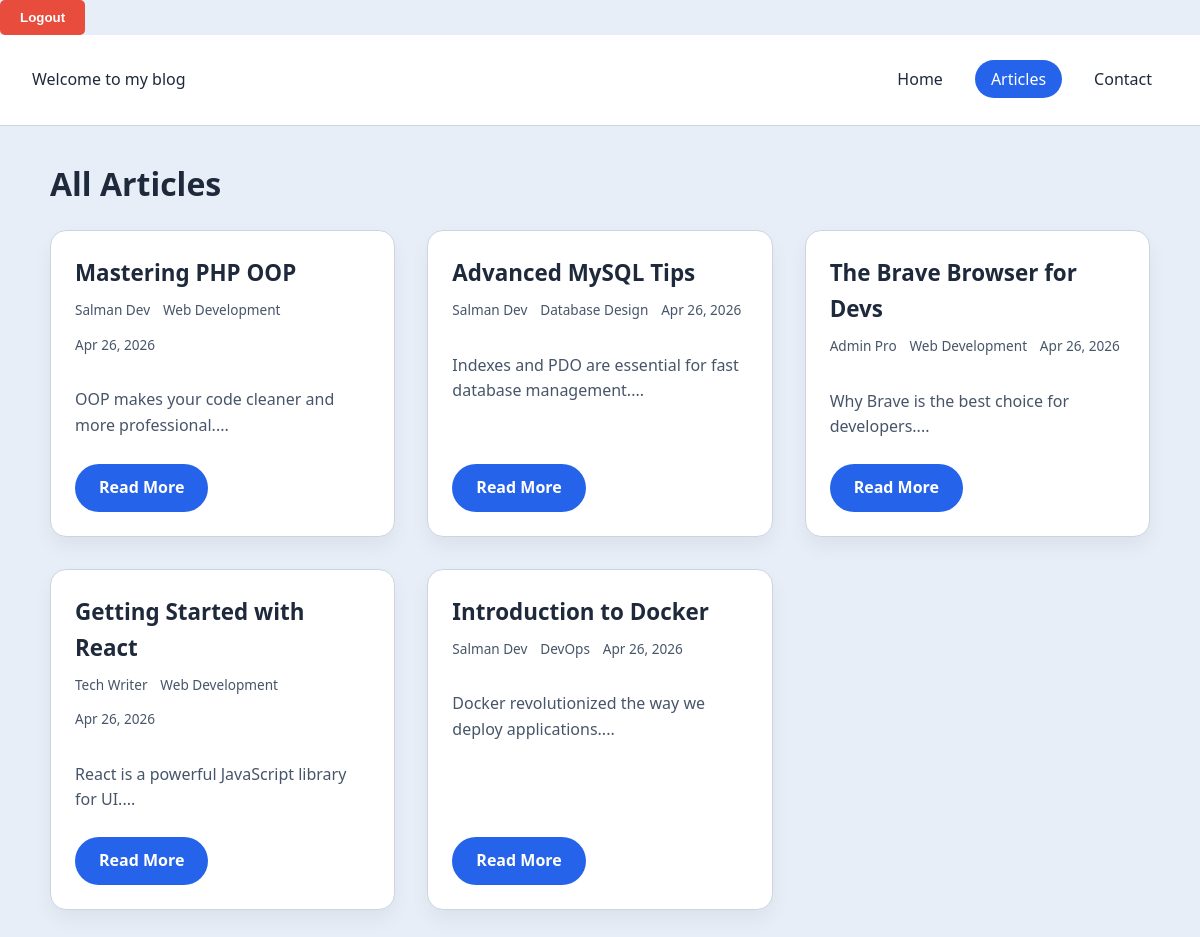
The app's page /views/articles.php (signed in) with its own data.
### tables this page shows
CREATE TABLE IF NOT EXISTS article (
    id_article INT PRIMARY KEY AUTO_INCREMENT,
    title VARCHAR(255) NOT NULL,
    contenu TEXT NOT NULL,
    date_publication DATETIME DEFAULT CURRENT_TIMESTAMP,
    status ENUM('published', 'draft') DEFAULT 'published',
    id_user INT,
    id_catalog INT,
    FOREIGN KEY (id_user) REFERENCES users(id_user) ON DELETE SET NULL,
    FOREIGN KEY (id_catalog) REFERENCES catalog(id_catalog) ON DELETE SET NULL
);

CREATE TABLE IF NOT EXISTS users (
    id_user INT PRIMARY KEY AUTO_INCREMENT,
    name_user VARCHAR(100) NOT NULL,
    email_user VARCHAR(100) UNIQUE NOT NULL,
    password_user VARCHAR(255) NOT NULL,
  
    role ENUM('admin', 'user') DEFAULT 'user' 
);

CREATE TABLE IF NOT EXISTS catalog (
    id_catalog INT PRIMARY KEY AUTO_INCREMENT,
    name_catalog VARCHAR(100) NOT NULL
);

### core/article.php (called while the page is built, shortened)
<?php
class Article {
    private $conn;
    private $table = "article";
    public function __construct($db) {
        $this->conn = $db;
    }
    public function read() {
        $sql = "SELECT a.*, u.name_user, c.name_catalog
                FROM {$this->table} a
                LEFT JOIN users u ON a.id_user = u.id_user
                LEFT JOIN catalog c ON a.id_catalog = c.id_catalog
                ORDER BY a.date_publication DESC";
        $stmt = $this->conn->query($sql);
        return $stmt->fetchAll(PDO::FETCH_ASSOC);
    }
}

### views/articles.php (the view, shortened to what this page needs)
<?php
require_once "../core/article.php";
$database = new Database();
$db = $database->getConnection();
$articleObj = new Article($db);
$posts = $articleObj->read();
$currentPage = basename($_SERVER['PHP_SELF']);
?>
<!DOCTYPE html>
<html lang="en">
<head>
<button class="logout-btn" onclick="window.location.href='../logout.php'">Logout</button>    <meta charset="UTF-8">
    <link rel="stylesheet" href="../assets/css/article.css">
</head>
<body>
    <nav class="navbar">
        <div class="nav-brand">Welcome to my blog</div>
        <ul class="nav-links">
            <li><a href="index.php" class="<?php echo $currentPage === 'index.php' ? 'active' : ''; ?>">Home</a></li>
            <li><a href="articles.php" class="<?php echo $currentPage === 'articles.php' ? 'active' : ''; ?>">Articles</a></li>
            <li><a href="contact.php" class="<?php echo $currentPage === 'contact.php' ? 'active' : ''; ?>">Contact</a></li>
        </ul>
    </nav>
    <div class="container">
        <header class="page-header">
            <h1>All Articles</h1>
        </header>
        <div class="articles-grid">
            <?php
            if($posts) {
                foreach($posts as $art) {
            ?>
                <article class="post-card">
                    <h2 class="post-card__title"><?php echo htmlspecialchars($art['title']); ?></h2>
                    <div class="post-card__meta">
                        <span><?php echo htmlspecialchars($art['name_user']); ?></span>
                        <span><?php echo htmlspecialchars($art['name_catalog']); ?></span>
                        <span><?php echo date('M d, Y', strtotime($art['date_publication'])); ?></span>
                    </div>
                    <p class="post-card__excerpt"><?php echo htmlspecialchars(mb_substr($art['contenu'], 0, 120)); ?>...</p>
                    <a class="read-more" href="article_detail.php?id=<?php echo $art['id_article']; ?>">
                        Read More
                    </a>
                </article>
            <?php
                }
            } else {
                echo '<div class="empty-state">No articles found at the moment.</div>';
            }
            ?>
        </div>
    </div>
</body>
</html>

### assets/css/article.css (style rules this page uses)
:root { --page-bg: #e7eef7; --surface: #ffffff; --border: #cbd5e1; --text-primary: #1e293b; --text-secondary: #475569; --accent: #2563eb; --accent-strong: #1d4ed8; }
body { margin: 0; background: var(--page-bg); color: var(--text-primary); font-family: 'Segoe UI', Tahoma, Geneva, Verdana, sans-serif; line-height: 1.6; }
.navbar { display: flex; justify-content: space-between; align-items: center; padding: 1rem 2rem; background: var(--surface); border-bottom: 1px solid var(--border); }
.nav-links { display: flex; gap: 1rem; list-style: none; padding: 0; }
.nav-links a { text-decoration: none; color: var(--text-primary); padding: 0.5rem 1rem; border-radius: 20px; transition: 0.3s; }
.nav-links a.active, .nav-links a:hover { background: var(--accent); color: white; }
.container { max-width: 1100px; margin: 2rem auto; padding: 0 1rem; }
.articles-grid { display: grid; grid-template-columns: repeat(auto-fit, minmax(300px, 1fr)); gap: 2rem; align-items: stretch; }
.post-card { background: var(--surface); border: 1px solid var(--border); border-radius: 16px; padding: 1.5rem; display: flex !important; flex-direction: column !important; height: 100%; box-shadow: 0 10px 20px rgba(0,0,0,0.05); box-sizing: border-box; }
.post-card__title { margin: 0 0 0.5rem 0; font-size: 1.4rem; color: var(--text-primary); }
.post-card__meta { display: flex; gap: 0.8rem; font-size: 0.85rem; color: var(--text-secondary); margin-bottom: 1rem; flex-wrap: wrap; }
.post-card__excerpt { color: var(--text-secondary); margin-bottom: 1.5rem; flex-grow: 1 !important; }
.read-more { display: inline-block; background: var(--accent); color: white; text-decoration: none; padding: 0.7rem 1.5rem; border-radius: 50px; font-weight: 600; text-align: center; width: fit-content; margin-top: auto !important; transition: 0.3s; }
.logout-btn { background-color: #e74c3c; color: white; padding: 10px 20px; border: none; border-radius: 5px; font-weight: bold; cursor: pointer; transition: background 0.3s ease; }

### records on screen
article: title "Mastering PHP OOP", id_user.name_user "Salman Dev", id_catalog.name_catalog "Web Development", date_publication "Apr 26, 2026", contenu "OOP makes your code cleaner and more professional."
article: title "Advanced MySQL Tips", id_user.name_user "Salman Dev", id_catalog.name_catalog "Database Design", date_publication "Apr 26, 2026", contenu "Indexes and PDO are essential for fast database management."
article: title "The Brave Browser for Devs", id_user.name_user "Admin Pro", id_catalog.name_catalog "Web Development", date_publication "Apr 26, 2026", contenu "Why Brave is the best choice for developers."
article: title "Getting Started with React", id_user.name_user "Tech Writer", id_catalog.name_catalog "Web Development", date_publication "Apr 26, 2026", contenu "React is a powerful JavaScript library for UI."
article: title "Introduction to Docker", id_user.name_user "Salman Dev", id_catalog.name_catalog "DevOps", date_publication "Apr 26, 2026", contenu "Docker revolutionized the way we deploy applications."
